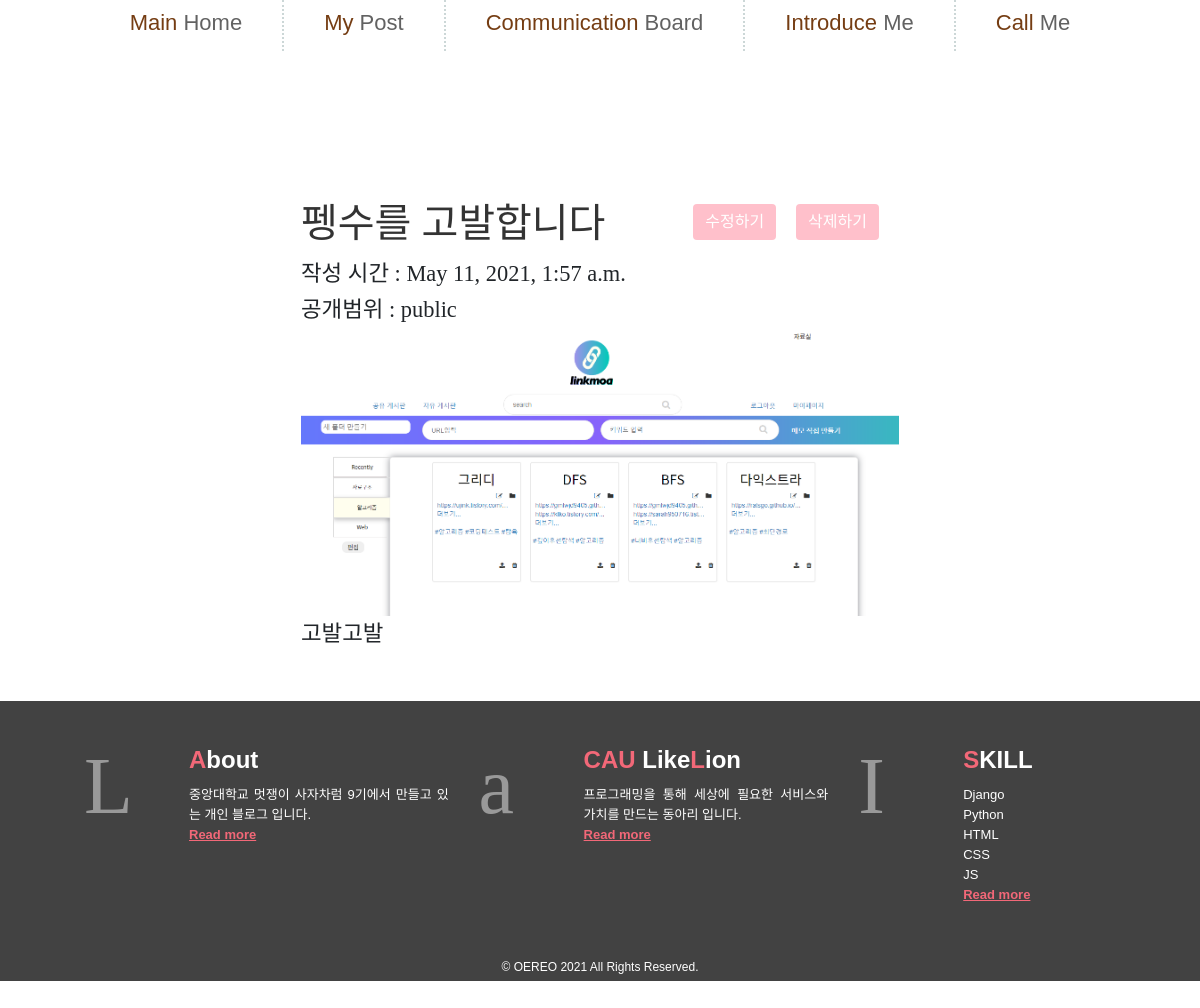
/post/15, run on the app's committed database.
### blog/models.py (models this page shows, shortened)
class Post(models.Model):
    PUBLIC = 'public'
    PRIVATE = 'private'
    MY = 'my'
    SHOW_TYPES = [
        (PUBLIC, 'PUBLIC'),
        (PRIVATE, 'PRIVATE'),
        (MY, 'MY'),
    ]
    title = models.CharField(max_length=50, help_text='제목')
    show = models.CharField(max_length=10, choices=SHOW_TYPES, default=PUBLIC, help_text='post_type')
    body = models.TextField(help_text='내용')
    datetime = models.DateTimeField(default=timezone.now, help_text='작성시간')
    image = models.ImageField(upload_to='images/', blank=True, null=True)

### blog/views.py (the view)
# urls.py: path('post/<int:pk>', blog.views.post_detail, name = "post-detail"),
def post_detail(request, pk):
    post = get_object_or_404(Post, id = pk)
    return render(request, 'postDetail.html', {"post": post})

### blog/templates/postDetail.html (shortened to what this page needs)
{% extends 'base.html' %}
{% block mainContent %}
    <main>
            <a type="button"  href = "{% url 'post-delete' post.id %}" class="btn btn-primary"
            style="background-color:pink; border: None; margin:20px 20px 0 0;float: right; ">삭제하기</a>
            <a type="button" href = "{% url 'post-edit' post.id %}"class="btn btn-primary"
            style="background-color:pink; border: None; margin:20px 20px 0 0; float: right; ">수정하기</a>
        <p>
            <h1>{{post.title}}</h1>
            작성 시간 : {{post.datetime}}
            <br>
            공개범위 : {{post.show}}
            {% if post.image %}
            <img src = {{post.image.url}} style="width:100%">
            {% endif %}
            <br>
            {{post.body}}
        </p>
    </main>
{% endblock %}

### blog/static/css/card.css (style rules this page uses)
h1 { font-size: 20px; margin: 0; color: #333; }

### blog/static/css/mainBlog.css (style rules this page uses)
* { box-sizing: border-box; }
main { background: #fff; position: relative; border: 1px solid #fff; font-family: 'IM Fell French Canon Pro'; font-size: 1.4rem; padding: 2rem 25%; line-height: 1.6; }

### blog/static/css/blogNavbar.css (style rules this page uses)
body { display: flex; height: 100vh; background: #fefefe; margin: 0; }
a { outline: 0; text-decoration: none; }

### blog/static/css/footer.css (style rules this page uses)
* { margin: 0; padding: 0; }

### blog/static/css/nonePostCharacter.css (style rules this page uses)
a { text-decoration:none;cursor:pointer }
html,body,div,span,applet,object,iframe,h1,h2,h3,h4,h5,h6,p,blockquote,pre,a,abbr,acronym,address,big,cite,code,del,dfn,em,img,ins,kbd,q,s,samp,small,strike,strong,sub,sup,tt,var,b,u,i,center,dl,dt,dd,ol,ul,li,fieldset,form,label,legend,table,caption,tbody,tfoot,thead,tr,th,td,article,aside,canvas,details,embed,figure,figcaption,footer,header,hgroup,menu,nav,output,ruby,section,summary,time,mark,audio,video { margin:0;padding:0;border:0;font:inherit;font-size:100%;vertical-align:baseline }
html,body { overflow-X:hidden }

### data on the page
Post: title "펭수를 고발합니다", datetime "May 11, 2021, 1:57 a.m.", show "public", image (picture), body "고발고발"
